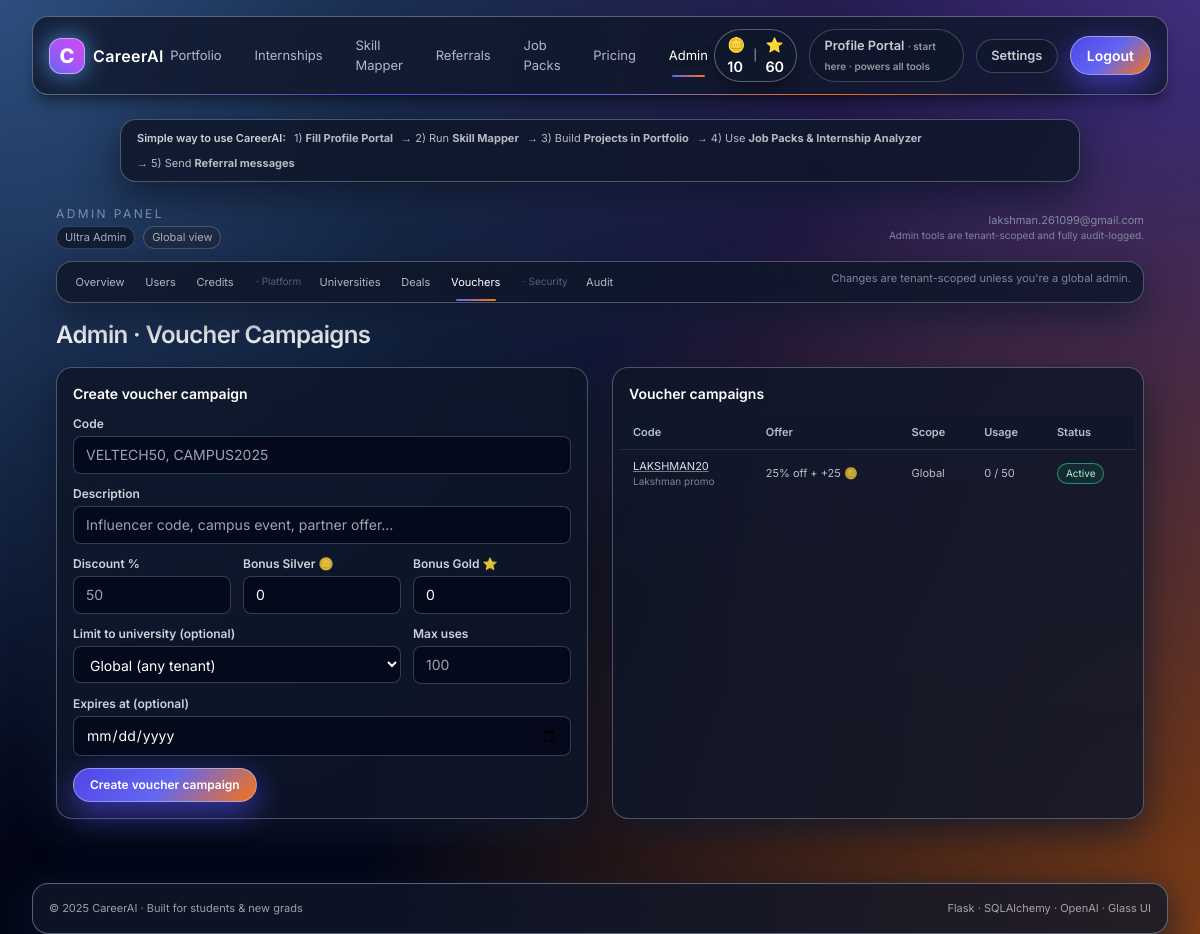
Screenshot of /admin/vouchers (signed in) with the database file from the repository.
### models.py (models this page shows, shortened)
class User(UserMixin, db.Model):
    __tablename__ = "user"
    id = db.Column(db.Integer, primary_key=True)
    name = db.Column(db.String(120), nullable=False)
    email = db.Column(db.String(255), unique=True, nullable=False, index=True)
    password_hash = db.Column(db.String(255), nullable=False)
    verified = db.Column(db.Boolean, default=False, nullable=False)
    role = db.Column(db.String(32), default="student", nullable=False)
    subscription_status = db.Column(
        db.String(32), default="free", nullable=False
    )  # "free" | "pro" | "canceled" | etc.
    stripe_customer_id = db.Column(db.String(120), index=True, nullable=True)
    stripe_subscription_id = db.Column(db.String(120), index=True, nullable=True)
    pro_since = db.Column(db.DateTime, nullable=True)
    pro_cancel_at = db.Column(db.DateTime, nullable=True)
    coins_free = db.Column(db.Integer, default=10, nullable=False)  # Silver 🪙
    coins_pro = db.Column(db.Integer, default=0, nullable=False)  # Gold ⭐
    university_id = db.Column(
        db.Integer,
        db.ForeignKey("university.id", ondelete="SET NULL"),
        nullable=True,
        index=True,
    )
    created_at = db.Column(db.DateTime, default=datetime.utcnow, nullable=False)
    @property
    def is_ultra_admin(self) -> bool:
        return (self.role or "student") == "ultra_admin"
    @property
    def is_super_admin(self) -> bool:
        return (self.role or "student") in ("super_admin", "ultra_admin")
    @property
    def is_admin(self) -> bool:
        return self.is_super_admin or self.is_university_admin

class VoucherCampaign(db.Model):
    __tablename__ = "voucher_campaign"
    id = db.Column(db.Integer, primary_key=True)
    code = db.Column(db.String(64), nullable=False, unique=True, index=True)
    description = db.Column(db.String(255), nullable=True)
    discount_percent = db.Column(db.Integer, nullable=True)
    bonus_silver = db.Column(db.Integer, default=0, nullable=False)
    bonus_gold = db.Column(db.Integer, default=0, nullable=False)
    university_id = db.Column(
        db.Integer,
        db.ForeignKey("university.id", ondelete="SET NULL"),
        index=True,
        nullable=True,
    )
    max_uses = db.Column(db.Integer, nullable=True)  # None = unlimited
    used_count = db.Column(db.Integer, default=0, nullable=False)
    expires_at = db.Column(db.DateTime, nullable=True)
    is_active = db.Column(db.Boolean, default=True, nullable=False)
    created_by_user_id = db.Column(
        db.Integer,
        db.ForeignKey("user.id", ondelete="SET NULL"),
        index=True,
        nullable=True,
    )
    created_at = db.Column(db.DateTime, default=datetime.utcnow, nullable=False)
    updated_at = db.Column(
        db.DateTime, default=datetime.utcnow, onupdate=datetime.utcnow, nullable=False
    )
    created_by = db.relationship(
        "User",
        backref=db.backref("created_voucher_campaigns", lazy=True),
        foreign_keys=[created_by_user_id],
    )

### modules/admin/routes.py (the view, shortened to what this page needs)
@admin_bp.route("/vouchers", methods=["GET", "POST"], endpoint="vouchers")
@login_required
def vouchers():
    if not _is_admin_user() or not _is_global_admin():
        flash("Only global admins can manage vouchers.", "danger")
        return redirect(url_for("admin.dashboard"))
    vouchers_list = VoucherCampaign.query.order_by(VoucherCampaign.created_at.desc()).all()
    universities_list = University.query.order_by(University.name.asc()).all()
    return render_template(
        "admin/vouchers.html",
        vouchers=vouchers_list,
        universities=universities_list,
    )

### templates/admin/vouchers.html (shortened to what this page needs)
{% extends "admin/_layout.html" %}
{% set active_tab = 'vouchers' %}
{% block admin_body %}
<div>
  <h1 class="text-xl sm:text-2xl font-semibold tracking-tight mb-4">
    Admin · Voucher Campaigns
  </h1>
  {% if not current_user.is_super_admin and not current_user.is_ultra_admin %}
    <p class="text-[12px] text-amber-300/80 mb-4">
      You do not have permission to manage voucher campaigns.
    </p>
  {% else %}
  <div class="grid gap-6 lg:grid-cols-2 mb-6 text-[13px]">
    <div class="glass-card rounded-2xl px-4 py-4">
      <h2 class="text-sm font-semibold mb-3">Create voucher campaign</h2>
      <form method="post" class="space-y-3">
        <div>
          <label class="block text-xs font-semibold mb-1 text-slate-200/90">Code</label>
          <input
            type="text"
            name="code"
            required
            placeholder="VELTECH50, CAMPUS2025"
            class="w-full rounded-lg border border-slate-600/70 bg-slate-950/70 px-3 py-2 text-sm uppercase focus:outline-none focus:ring-1 focus:ring-indigo-400"
          />
        </div>
        <div>
          <label class="block text-xs font-semibold mb-1 text-slate-200/90">Description</label>
          <input
            type="text"
            name="description"
            placeholder="Influencer code, campus event, partner offer…"
            class="w-full rounded-lg border border-slate-600/70 bg-slate-950/70 px-3 py-2 text-sm focus:outline-none focus:ring-1 focus:ring-indigo-400"
          />
        </div>
        <div class="grid gap-3 sm:grid-cols-3">
          <div>
            <label class="block text-xs font-semibold mb-1 text-slate-200/90">Discount %</label>
            <input
              type="number"
              name="discount_percent"
              min="0" max="100"
              placeholder="50"
              class="w-full rounded-lg border border-slate-600/70 bg-slate-950/70 px-3 py-2 text-sm"
            />
          </div>
          <div>
            <label class="block text-xs font-semibold mb-1 text-slate-200/90">Bonus Silver 🪙</label>
            <input
              type="number"
              name="bonus_silver"
              min="0"
              value="0"
              class="w-full rounded-lg border border-slate-600/70 bg-slate-950/70 px-3 py-2 text-sm"
            />
          </div>
          <div>
            <label class="block text-xs font-semibold mb-1 text-slate-200/90">Bonus Gold ⭐</label>
            <input
              type="number"
              name="bonus_gold"
              min="0"
              value="0"
              class="w-full rounded-lg border border-slate-600/70 bg-slate-950/70 px-3 py-2 text-sm"
            />
          </div>
        </div>
        <div class="grid gap-3 sm:grid-cols-3">
          <div class="sm:col-span-2">
            <label class="block text-xs font-semibold mb-1 text-slate-200/90">
              Limit to university (optional)
            </label>
            <select
              name="university_id"
              class="w-full rounded-lg border border-slate-600/70 bg-slate-950/70 px-3 py-2 text-sm"
            >
              <option value="">Global (any tenant)</option>
            </select>
          </div>
          <div>
            <label class="block text-xs font-semibold mb-1 text-slate-200/90">
              Max uses
            </label>
            <input
              type="number"
              name="max_uses"
              min="1"
              placeholder="100"
              class="w-full rounded-lg border border-slate-600/70 bg-slate-950/70 px-3 py-2 text-sm"
            />
          </div>
        </div>
        <div>
          <label class="block text-xs font-semibold mb-1 text-slate-200/90">
            Expires at (optional)
          </label>
          <input
            type="date"
            name="expires_at"
            class="w-full rounded-lg border border-slate-600/70 bg-slate-950/70 px-3 py-2 text-sm"
          />
        </div>
        <button type="submit" class="btn-primary text-xs mt-1">
          Create voucher campaign
        </button>
      </form>
    </div>
    <div class="glass-card rounded-2xl px-4 py-4 text-[12px]">
      <h2 class="text-sm font-semibold mb-3">Voucher campaigns</h2>
      {% if vouchers %}
        <div class="overflow-x-auto -mx-2 text-[11px]">
          <table class="min-w-full">
            <thead class="bg-slate-900/80 text-slate-200/80">
              <tr>
                <th class="px-3 py-2 text-left font-semibold">Code</th>
                <th class="px-3 py-2 text-left font-semibold">Offer</th>
                <th class="px-3 py-2 text-left font-semibold">Scope</th>
                <th class="px-3 py-2 text-left font-semibold">Usage</th>
                <th class="px-3 py-2 text-left font-semibold">Status</th>
              </tr>
            </thead>
            <tbody>
              {% for v in vouchers %}
              <tr class="border-t border-slate-700/60">
                <td class="px-3 py-2 text-slate-100/90">
                  <a href="{{ url_for('admin.voucher_detail', campaign_id=v.id) }}"
                     class="underline decoration-slate-400/70 hover:decoration-indigo-400">
                    {{ v.code }}
                  </a>
                  <div class="text-[10px] text-slate-400/80">
                    {{ v.description or "—" }}
                  </div>
                </td>
                <td class="px-3 py-2 text-slate-200/80">
                  {% set parts = [] %}
                  {% if v.discount_percent %}
                    {% set _ = parts.append(v.discount_percent ~ "% off") %}
                  {% endif %}
                  {% if v.bonus_silver %}
                    {% set _ = parts.append("+" ~ v.bonus_silver ~ " 🪙") %}
                  {% endif %}
                  {% if v.bonus_gold %}
                    {% set _ = parts.append("+" ~ v.bonus_gold ~ " ⭐") %}
                  {% endif %}
                  {% if parts %}
                    {{ parts|join(" + ") }}
                  {% else %}
                    —
                  {% endif %}
                </td>
                <td class="px-3 py-2 text-slate-200/80">
                  {% if v.university %}
                    {{ v.university.name }}
                  {% else %}
                    Global
                  {% endif %}
                </td>
                <td class="px-3 py-2 text-slate-200/80">
                  {% if v.max_uses %}
                    {{ v.used_count or 0 }} / {{ v.max_uses }}
                  {% else %}
                    {{ v.used_count or 0 }} used
                  {% endif %}
                </td>
                <td class="px-3 py-2">
                  {% if not v.is_active %}
                    <span class="inline-flex items-center px-2 py-0.5 rounded-full border border-slate-500/60 bg-slate-800/40 text-slate-300 text-[10px]">
                      Inactive
                    </span>
                  {% else %}
                    <span class="inline-flex items-center px-2 py-0.5 rounded-full border border-emerald-400/60 bg-emerald-500/10 text-emerald-200 text-[10px]">
                      Active
                    </span>
                  {% endif %}
                </td>
              </tr>
              {% endfor %}
            </tbody>
          </table>
        </div>
      {% else %}
        <p class="text-[11px] text-slate-400/80">
          No voucher campaigns yet. Create one to start giving promo codes to partners or universities.
        </p>
      {% endif %}
    </div>
  </div>
  {% endif %}
</div>
{% endblock %}

### templates/admin/_layout.html (shortened to what this page needs)
{% extends "base.html" %}
{% block content %}
<div class="mx-auto max-w-6xl px-4 sm:px-6 lg:px-8 mt-6 mb-16">
  <div class="flex flex-wrap items-center justify-between gap-3 mb-3">
    <div>
      <div class="text-xs uppercase tracking-[0.2em] text-slate-400/80 mb-1">
        Admin Panel
      </div>
      <div class="flex flex-wrap items-center gap-2 text-[12px] text-slate-300/80">
        {% set role = (current_user.role or 'student') %}
        <span class="inline-flex items-center rounded-full border border-slate-600/70 bg-slate-900/80 px-2 py-0.5 text-[11px]">
          {% if role == 'ultra_admin' %}
            Ultra Admin
          {% elif role == 'super_admin' %}
            Super Admin
          {% elif role == 'university_admin' %}
            University Admin
          {% else %}
            Student
          {% endif %}
        </span>
        {% set tenant = g.current_tenant if g.current_tenant is defined else None %}
        {% if tenant %}
          <span class="inline-flex items-center rounded-full border border-indigo-400/60 bg-indigo-500/10 px-2 py-0.5 text-[11px]">
            Tenant: {{ tenant.name }}
          </span>
        {% else %}
          <span class="inline-flex items-center rounded-full border border-slate-500/60 bg-slate-800/70 px-2 py-0.5 text-[11px]">
            Global view
          </span>
        {% endif %}
      </div>
    </div>
    <div class="text-right text-[11px] text-slate-400/80">
      <div>{{ current_user.email }}</div>
      <div class="text-[10px]">
        Admin tools are tenant-scoped and fully audit-logged.
      </div>
    </div>
  </div>
  <div class="glass-card rounded-2xl px-3 py-2 mb-4">
    <nav class="flex flex-wrap gap-2 text-[11px]">
      <a href="{{ url_for('admin.dashboard') }}"
         class="nav-link {% if active_tab == 'overview' %}nav-active{% endif %}">
        Overview
      </a>
      <a href="{{ url_for('admin.users') }}"
         class="nav-link {% if active_tab == 'users' %}nav-active{% endif %}">
        Users
      </a>
      <a href="{{ url_for('admin.credits') }}"
         class="nav-link {% if active_tab == 'credits' %}nav-active{% endif %}">
        Credits
      </a>
      {% if current_user.is_super_admin or current_user.is_ultra_admin %}
        <span class="inline-flex items-center px-1 text-slate-500/80 text-[10px] ml-1">
          · Platform
        </span>
        <a href="{{ url_for('admin.universities') }}"
           class="nav-link {% if active_tab == 'universities' %}nav-active{% endif %}">
          Universities
        </a>
        <a href="{{ url_for('admin.deals') }}"
           class="nav-link {% if active_tab == 'deals' %}nav-active{% endif %}">
          Deals
        </a>
        <a href="{{ url_for('admin.vouchers') }}"
           class="nav-link {% if active_tab == 'vouchers' %}nav-active{% endif %}">
          Vouchers
        </a>
      {% endif %}
      {% if current_user.is_ultra_admin %}
        <span class="inline-flex items-center px-1 text-slate-500/80 text-[10px] ml-1">
          · Security
        </span>
        <a href="{{ url_for('admin.audit') }}"
           class="nav-link {% if active_tab == 'audit' %}nav-active{% endif %}">
          Audit
        </a>
      {% endif %}
      <span class="ml-auto text-[11px] text-slate-400/80">
        Changes are tenant-scoped unless you're a global admin.
      </span>
    </nav>
  </div>
  <div>
    {% block admin_body %}{% endblock %}
  </div>
</div>
{% endblock %}

### rows the page displays
User: email "lakshman.261099@gmail.com"
VoucherCampaign: code "LAKSHMAN20", description "Lakshman promo", parts "25% off + +25 🪙", used_count "0", max_uses "50", is_active "Active"

### other values shown
{{ FREE }} "10"
{{ PRO }} "60"
